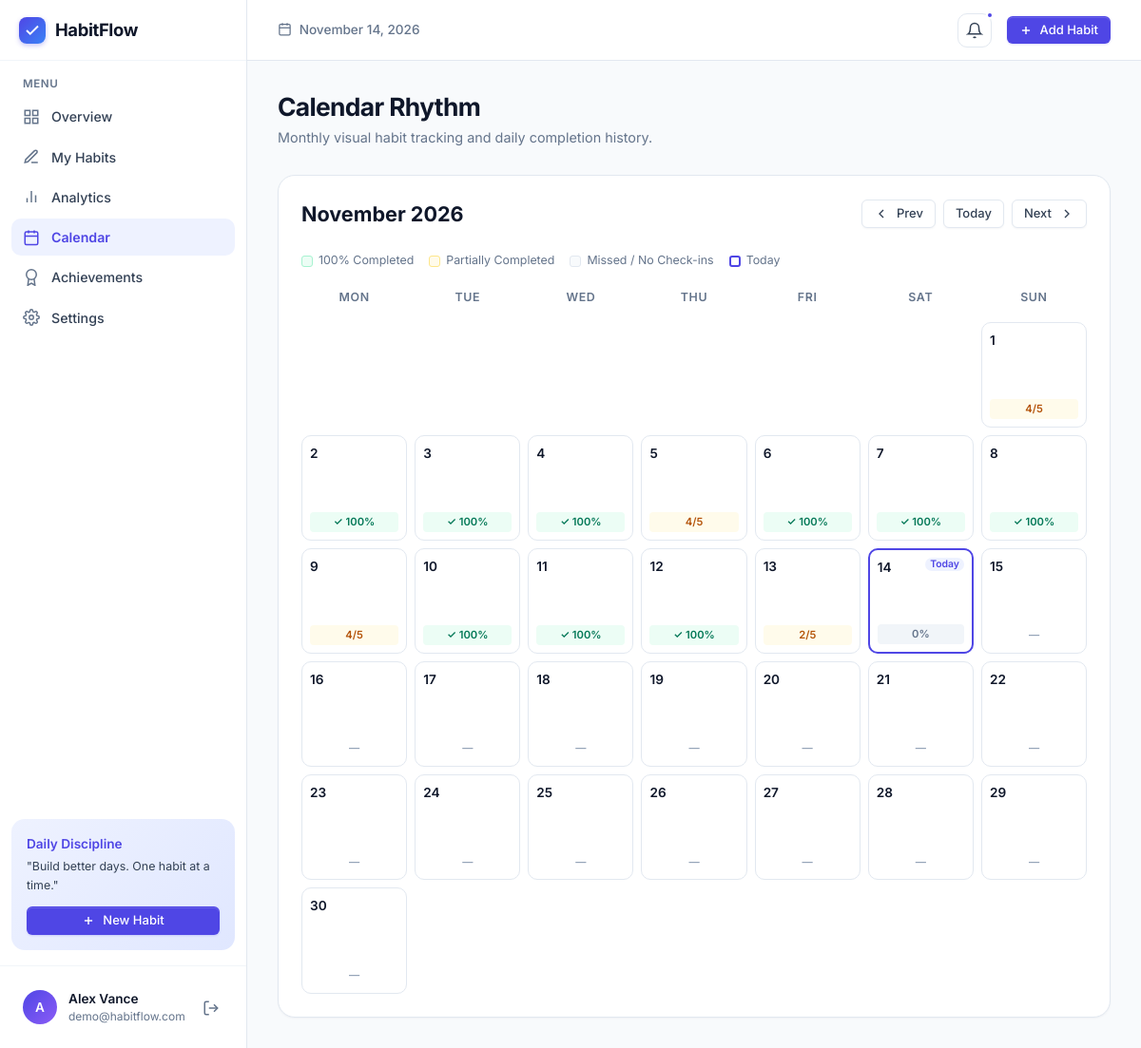
The app's page /app/calendar/ (signed in) with its own data.
### tables this page shows
CREATE TABLE users (
    id INTEGER PRIMARY KEY AUTOINCREMENT,
    name TEXT NOT NULL,
    email TEXT UNIQUE NOT NULL,
    password_hash TEXT NOT NULL,
    bio TEXT DEFAULT '',
    avatar TEXT DEFAULT 'indigo',
    created_at TIMESTAMP DEFAULT CURRENT_TIMESTAMP
);

### routes/calendar_view.py (the view)
@calendar_bp.route('/')
@login_required
def index():
    today = date.today()
    try:
        year = int(request.args.get('year', today.year))
        month = int(request.args.get('month', today.month))
    except ValueError:
        year = today.year
        month = today.month
    if month < 1:
        month = 12
        year -= 1
    elif month > 12:
        month = 1
        year += 1
    db = get_db()
    user_id = g.user['id']
    total_active_row = db.execute(
        "SELECT COUNT(*) as cnt FROM habits WHERE user_id = ? AND is_archived = 0",
        (user_id,)
    ).fetchone()
    total_active = total_active_row['cnt'] if total_active_row else 0
    month_start = f"{year:04d}-{month:02d}-01"
    num_days = calendar.monthrange(year, month)[1]
    month_end = f"{year:04d}-{month:02d}-{num_days:02d}"
    completions = db.execute('''
        SELECT completion_date, COUNT(DISTINCT habit_id) as completed_count
        FROM habit_completions
        WHERE user_id = ? AND completion_date BETWEEN ? AND ?
        GROUP BY completion_date
    ''', (user_id, month_start, month_end)).fetchall()
    completions_map = {r['completion_date']: r['completed_count'] for r in completions}
    cal_matrix = calendar.monthcalendar(year, month)
    month_days = []
    for week in cal_matrix:
        week_data = []
        for day in week:
            if day == 0:
                week_data.append({'day': 0, 'date_str': '', 'status': 'empty'})
            else:
                d_str = f"{year:04d}-{month:02d}-{day:02d}"
                comp_cnt = completions_map.get(d_str, 0)
                is_today = (d_str == today.isoformat())
                is_future = (d_str > today.isoformat())
                if total_active == 0:
                    status = 'none'
                    pct = 0
                elif comp_cnt >= total_active and comp_cnt > 0:
                    status = 'complete'
                    pct = 100
                elif comp_cnt > 0:
                    status = 'partial'
                    pct = round((comp_cnt / total_active) * 100)
                else:
                    status = 'future' if is_future else 'missed'
                    pct = 0
                week_data.append({
                    'day': day,
                    'date_str': d_str,
                    'is_today': is_today,
                    'is_future': is_future,
                    'completed_count': comp_cnt,
                    'total_active': total_active,
                    'percentage': pct,
                    'status': status
                })
        month_days.append(week_data)
    prev_month = month - 1 if month > 1 else 12
    prev_year = year if month > 1 else year - 1
    next_month = month + 1 if month < 12 else 1
    next_year = year if month < 12 else year + 1
    month_name = calendar.month_name[month]
    return render_template(
        'app/calendar.html',
        month_days=month_days,
        year=year,
        month=month,
        month_name=month_name,
        prev_month=prev_month,
        prev_year=prev_year,
        next_month=next_month,
        next_year=next_year,
        today_str=today.isoformat(),
        total_active=total_active
    )

### templates/app/calendar.html (shortened to what this page needs)
{% extends 'app_base.html' %}
{% block app_content %}
<div class="page-header">
  <div>
    <h1 class="page-title">Calendar Rhythm</h1>
    <p class="page-subtitle">Monthly visual habit tracking and daily completion history.</p>
  </div>
</div>
<div class="calendar-wrapper">
  <div class="calendar-header-bar">
    <div class="calendar-month-title">
      {{ month_name }} {{ year }}
    </div>
    <div style="display: flex; align-items: center; gap: 8px;">
      <a href="{{ url_for('calendar.index', year=prev_year, month=prev_month) }}" class="btn btn-secondary btn-sm" title="Previous Month">
        <svg width="16" height="16" fill="none" stroke="currentColor" stroke-width="2" viewBox="0 0 24 24"><polyline points="15 18 9 12 15 6"></polyline></svg>
        <span>Prev</span>
      </a>
      <a href="{{ url_for('calendar.index') }}" class="btn btn-secondary btn-sm">
        Today
      </a>
      <a href="{{ url_for('calendar.index', year=next_year, month=next_month) }}" class="btn btn-secondary btn-sm" title="Next Month">
        <span>Next</span>
        <svg width="16" height="16" fill="none" stroke="currentColor" stroke-width="2" viewBox="0 0 24 24"><polyline points="9 18 15 12 9 6"></polyline></svg>
      </a>
    </div>
  </div>
  <div style="display: flex; align-items: center; gap: 16px; margin-bottom: 20px; font-size: 0.775rem; color: var(--text-muted); flex-wrap: wrap;">
    <div style="display: flex; align-items: center; gap: 6px;">
      <span style="width: 12px; height: 12px; border-radius: 3px; background: #ECFDF5; border: 1px solid #A7F3D0; display: inline-block;"></span>
      <span>100% Completed</span>
    </div>
    <div style="display: flex; align-items: center; gap: 6px;">
      <span style="width: 12px; height: 12px; border-radius: 3px; background: #FFFBEB; border: 1px solid #FDE68A; display: inline-block;"></span>
      <span>Partially Completed</span>
    </div>
    <div style="display: flex; align-items: center; gap: 6px;">
      <span style="width: 12px; height: 12px; border-radius: 3px; background: #F8FAFC; border: 1px solid #E2E8F0; display: inline-block;"></span>
      <span>Missed / No Check-ins</span>
    </div>
    <div style="display: flex; align-items: center; gap: 6px;">
      <span style="width: 12px; height: 12px; border-radius: 3px; border: 2px solid var(--primary); display: inline-block;"></span>
      <span>Today</span>
    </div>
  </div>
  <div class="calendar-grid" style="margin-bottom: 8px;">
    <div class="cal-weekday">Mon</div>
    <div class="cal-weekday">Tue</div>
    <div class="cal-weekday">Wed</div>
    <div class="cal-weekday">Thu</div>
    <div class="cal-weekday">Fri</div>
    <div class="cal-weekday">Sat</div>
    <div class="cal-weekday">Sun</div>
  </div>
  <div class="calendar-grid">
    {% for week in month_days %}
      {% for day in week %}
        {% if day.day == 0 %}
          <div class="cal-day-cell empty"></div>
        {% else %}
          <div class="cal-day-cell {% if day.is_today %}is-today{% endif %}"
               data-date="{{ day.date_str }}"
               title="Click to view habits on {{ day.date_str }}">
            <div style="display: flex; justify-content: space-between; align-items: flex-start;">
              <span class="cal-day-number">{{ day.day }}</span>
              {% if day.is_today %}
                <span class="badge badge-primary" style="font-size: 0.65rem; padding: 1px 5px;">Today</span>
              {% endif %}
            </div>
            <div style="margin-top: auto;">
              {% if day.status == 'complete' %}
                <div class="cal-status-badge status-complete">
                  ✓ 100%
                </div>
              {% elif day.status == 'partial' %}
                <div class="cal-status-badge status-partial">
                  {{ day.completed_count }}/{{ day.total_active }}
                </div>
              {% elif day.status == 'missed' %}
                <div class="cal-status-badge status-missed">
                  0%
                </div>
              {% else %}
                <div class="cal-status-badge status-future">
                  —
                </div>
              {% endif %}
            </div>
          </div>
        {% endif %}
      {% endfor %}
    {% endfor %}
  </div>
</div>
{% endblock %}

### templates/app_base.html (shortened to what this page needs)
{% extends 'base.html' %}
{% block content %}
<div class="app-container">
  <aside class="app-sidebar">
    <div class="sidebar-header">
      <a href="{{ url_for('dashboard.index') }}" class="brand-link">
        <div class="brand-logo-icon">
          <svg width="18" height="18" fill="none" stroke="currentColor" stroke-width="2.5" viewBox="0 0 24 24">
            <polyline points="20 6 9 17 4 12"></polyline>
          </svg>
        </div>
        <span>HabitFlow</span>
      </a>
    </div>
    <div class="sidebar-content">
      <div>
        <div class="nav-section-title">Menu</div>
        <ul class="nav-menu">
          <li class="nav-item">
            <a href="{{ url_for('dashboard.index') }}" class="nav-link {% if request.endpoint == 'dashboard.index' %}active{% endif %}">
              <svg width="18" height="18" fill="none" stroke="currentColor" stroke-width="2" viewBox="0 0 24 24">
                <rect x="3" y="3" width="7" height="7"></rect>
                <rect x="14" y="3" width="7" height="7"></rect>
                <rect x="14" y="14" width="7" height="7"></rect>
                <rect x="3" y="14" width="7" height="7"></rect>
              </svg>
              <span>Overview</span>
            </a>
          </li>
          <li class="nav-item">
            <a href="{{ url_for('habits.index') }}" class="nav-link {% if request.endpoint and 'habits' in request.endpoint %}active{% endif %}">
              <svg width="18" height="18" fill="none" stroke="currentColor" stroke-width="2" viewBox="0 0 24 24">
                <path d="M12 20h9"></path>
                <path d="M16.5 3.5a2.121 2.121 0 0 1 3 3L7 19l-4 1 1-4L16.5 3.5z"></path>
              </svg>
              <span>My Habits</span>
            </a>
          </li>
          <li class="nav-item">
            <a href="{{ url_for('analytics.index') }}" class="nav-link {% if request.endpoint and 'analytics' in request.endpoint %}active{% endif %}">
              <svg width="18" height="18" fill="none" stroke="currentColor" stroke-width="2" viewBox="0 0 24 24">
                <line x1="18" y1="20" x2="18" y2="10"></line>
                <line x1="12" y1="20" x2="12" y2="4"></line>
                <line x1="6" y1="20" x2="6" y2="14"></line>
              </svg>
              <span>Analytics</span>
            </a>
          </li>
          <li class="nav-item">
            <a href="{{ url_for('calendar.index') }}" class="nav-link {% if request.endpoint and 'calendar' in request.endpoint %}active{% endif %}">
              <svg width="18" height="18" fill="none" stroke="currentColor" stroke-width="2" viewBox="0 0 24 24">
                <rect x="3" y="4" width="18" height="18" rx="2" ry="2"></rect>
                <line x1="16" y1="2" x2="16" y2="6"></line>
                <line x1="8" y1="2" x2="8" y2="6"></line>
                <line x1="3" y1="10" x2="21" y2="10"></line>
              </svg>
              <span>Calendar</span>
            </a>
          </li>
          <li class="nav-item">
            <a href="{{ url_for('achievements.index') }}" class="nav-link {% if request.endpoint and 'achievements' in request.endpoint %}active{% endif %}">
              <svg width="18" height="18" fill="none" stroke="currentColor" stroke-width="2" viewBox="0 0 24 24">
                <circle cx="12" cy="8" r="7"></circle>
                <polyline points="8.21 13.89 7 23 12 20 17 23 15.79 13.88"></polyline>
              </svg>
              <span>Achievements</span>
            </a>
          </li>
          <li class="nav-item">
            <a href="{{ url_for('settings.index') }}" class="nav-link {% if request.endpoint and 'settings' in request.endpoint %}active{% endif %}">
              <span>Settings</span>
            </a>
          </li>
        </ul>
      </div>
      <div style="background: linear-gradient(135deg, #EEF2FF 0%, #E0E7FF 100%); border-radius: var(--radius-lg); padding: 16px; margin-top: auto;">
        <div style="font-weight: 600; font-size: 0.85rem; color: var(--primary); margin-bottom: 4px;">Daily Discipline</div>
        <p style="font-size: 0.775rem; color: var(--text-secondary); margin-bottom: 12px;">"Build better days. One habit at a time."</p>
        <button type="button" class="btn btn-primary btn-sm" style="width: 100%;" data-modal-open="quickAddModal">
          <svg width="14" height="14" fill="none" stroke="currentColor" stroke-width="2.5" viewBox="0 0 24 24"><line x1="12" y1="5" x2="12" y2="19"></line><line x1="5" y1="12" x2="19" y2="12"></line></svg>
          <span>New Habit</span>
        </button>
      </div>
    </div>
    <div class="sidebar-footer">
      <div class="user-profile-widget">
        <div class="user-avatar">
          {{ user.name[:1].upper() if user and user.name else 'U' }}
        </div>
        <div class="user-info-text">
          <div class="user-name">{{ user.name if user else 'Guest' }}</div>
          <div class="user-role">{{ user.email if user else '' }}</div>
        </div>
        <a href="{{ url_for('auth.logout') }}" title="Sign Out" style="color: var(--text-muted); padding: 4px;">
          <svg width="18" height="18" fill="none" stroke="currentColor" stroke-width="2" viewBox="0 0 24 24">
            <path d="M9 21H5a2 2 0 0 1-2-2V5a2 2 0 0 1 2-2h4"></path>
            <polyline points="16 17 21 12 16 7"></polyline>
            <line x1="21" y1="12" x2="9" y2="12"></line>
          </svg>
        </a>
      </div>
    </div>
  </aside>
  <main class="app-main">
    <header class="app-topbar">
      <div class="topbar-left">
        <span class="topbar-date">
          {{ today_formatted }}
        </span>
      </div>
      <div class="topbar-right">
        <div class="notification-bell-wrap">
          <button type="button" class="bell-btn" id="notifBellBtn" title="Pending Reminders">
            <svg width="18" height="18" fill="none" stroke="currentColor" stroke-width="2" viewBox="0 0 24 24">
              <path d="M18 8A6 6 0 0 0 6 8c0 7-3 9-3 9h18s-3-2-3-9"></path>
              <path d="M13.73 21a2 2 0 0 1-3.46 0"></path>
            </svg>
            {% if pending_reminders|length > 0 %}
            <span class="bell-indicator"></span>
            {% endif %}
          </button>
        </div>
        <button type="button" class="btn btn-primary btn-sm" data-modal-open="quickAddModal">
          <svg width="14" height="14" fill="none" stroke="currentColor" stroke-width="2.5" viewBox="0 0 24 24">
            <line x1="12" y1="5" x2="12" y2="19"></line>
            <line x1="5" y1="12" x2="19" y2="12"></line>
          </svg>
          <span>Add Habit</span>
        </button>
      </div>
    </header>
    <div class="app-content">
      {% block app_content %}{% endblock %}
    </div>
  </main>
</div>
{% endblock %}

### records on screen
users: name "A", name "Alex Vance", email "demo@habitflow.com"

### other values on screen
{{ today_formatted }} "November 14, 2026"
{{ month_name }} "November"
{{ year }} "2026"
{{ day.day }} "1" "2" "3" "4" "5" "6" "7" "8" "9" "10" "11" "12" "13" "14" "15" "16" "17" "18" "19" "20" "21" "22" "23" "24" "25" "26" "27" "28" "29" "30"
{{ day.completed_count }} "4" "4" "4" "2"
{{ day.total_active }} "5" "5" "5" "5"
